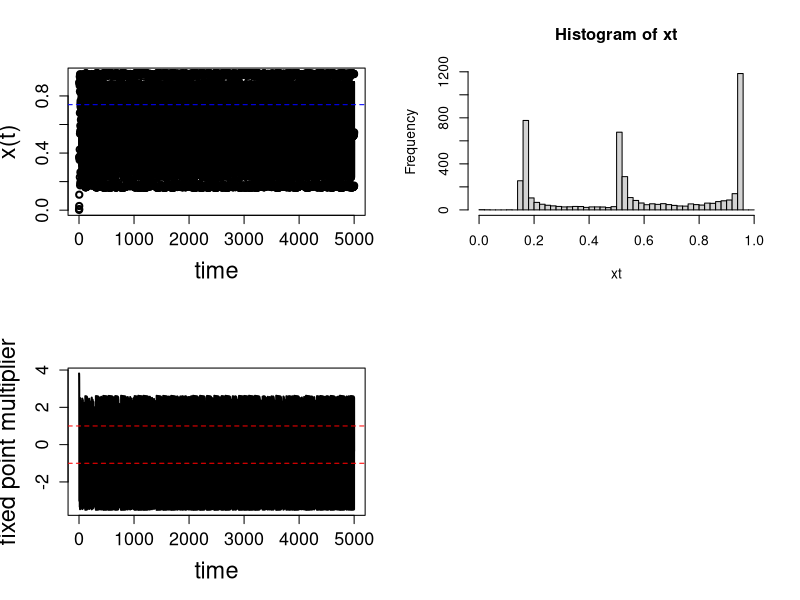
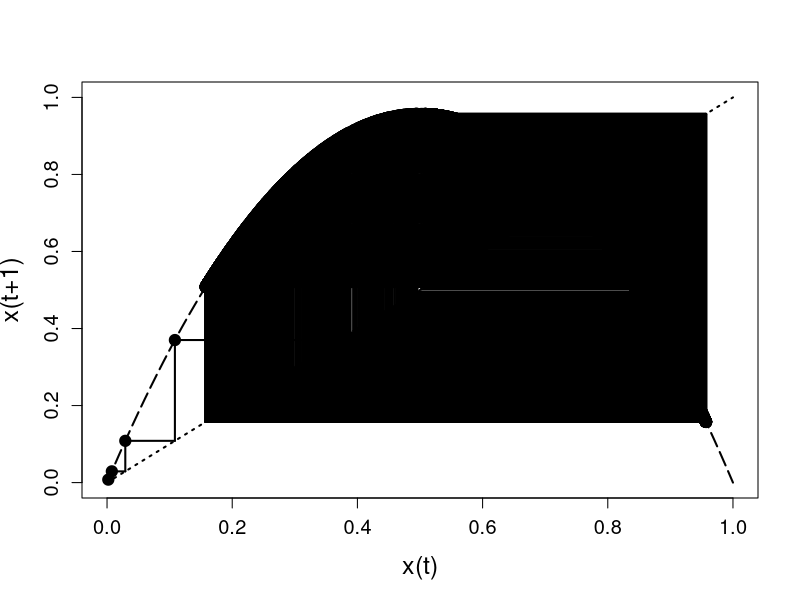
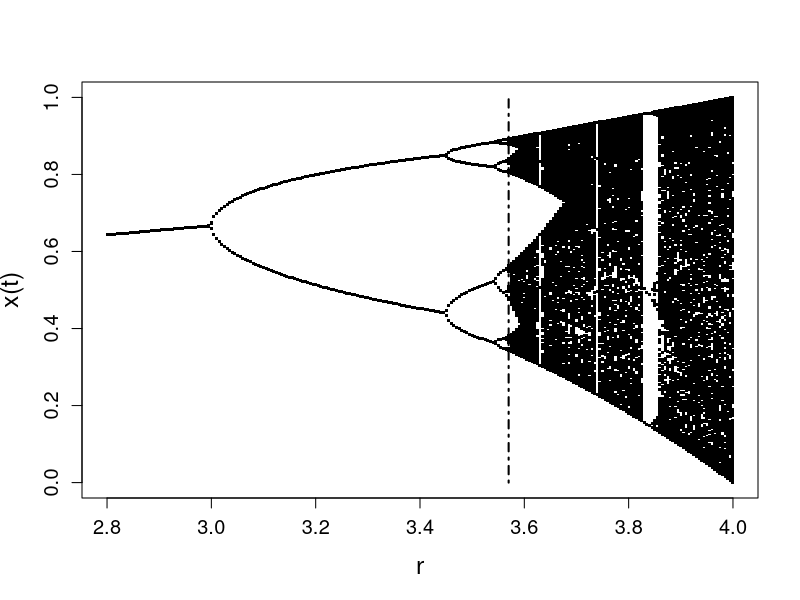
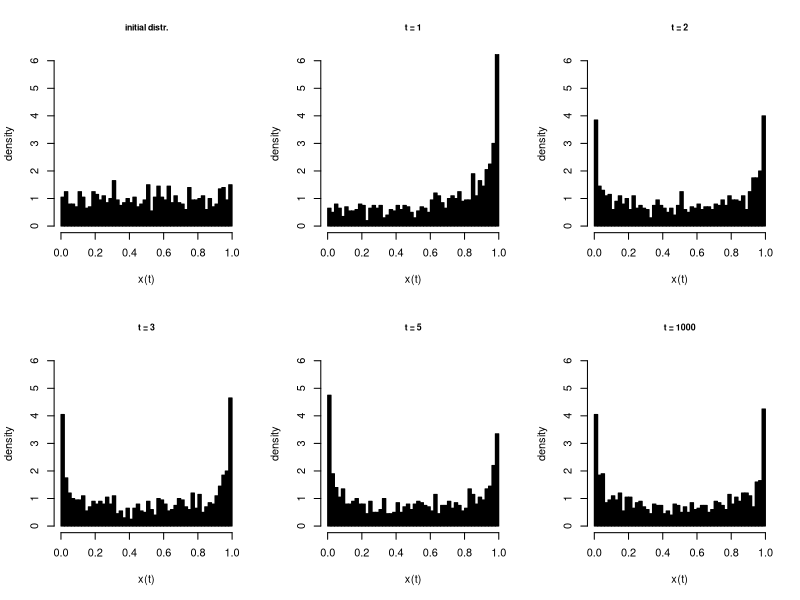
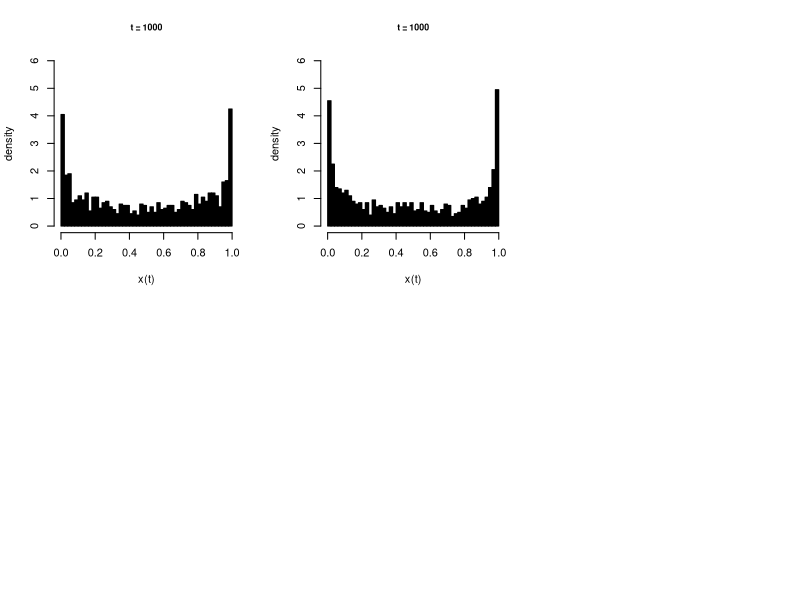

These figures' R source, in order:

packages <- c("dplyr")
purrr::walk(packages, library, character.only = TRUE, warn.conflicts = FALSE)



# ------------------------------------------------------------------------------
# Nonlinear logsitic map:  time series and cobweb plots
# ------------------------------------------------------------------------------


f.x <- function(x, r){
  r * x * (1 - x)
}



# ----------
# function to draw the time plot
f.temp <- function(xinit, nstep, r){
  
  xt <- numeric()
  
  x <- xinit
  
  xt[1] <- x
  
  for(i in 2:nstep){
    
    y <- f.x(x, r)
    
    x <- y
    
    xt[i] <- x
  }
  
#  graphics.off()
  par(mfcol = c(2,2))
  plot(xt, type = "b", xlab = "time", ylab = "x(t)", cex.lab = 1.7, cex.axis = 1.3, lwd = 2)
  eqr <- round((r - 1) / r, 5)
  abline(h = eqr, col = "blue", lty = 2)
  print(paste0("x(t) of equilibrium state, attractor: ", eqr))
  
  
  # fixed point multiplier
  fpm <- r * (1 - 2 * xt)
  plot(fpm, type = "l", xlab = "time", ylab = "fixed point multiplier", cex.lab = 1.7, cex.axis = 1.3, lwd = 2)
  abline(h = c(-1, 1), col = "red", lty = 2)
  
  
  # histogram of the positions x(t)
  hist(xt, breaks = seq(0, 1, by = 0.02))
}




# ----------
# function to draw the cobweb plot
iter <- function(xinit, nstep, r){
  
  x <- xinit
  
  y <- f.x(x, r)
  
  segments(x, 0, x, y, lty = 1, lwd = 2)
  
  for(i in 1:nstep){
    
    points(x, y, pch = 19, cex = 1.5)
    
    segments(x, y, y, y, lty = 1, lwd = 2)
    
    x <- y
    
    y <- f.x(x, r)
    
    segments(x, x, x, y, lty = 1, lwd = 2)
  }
  
}



# ----------
# parameters  and initial conditions
# m = 2 - r, so that the fixed point is stable for 1 < r < 3
# and unstable for 3 < r < 4

# stable fixed point
r <- 2.8


# introduce periodic fixed point attractors
# r <- 3.2
# r <- 3.5
r <- 3.8283


# unstable fixed point
# r <- 4


# r <- 5


# you can chance initial value with very small delta
xinit <- 0.002 + 0.00001

nstep <- 5000



# ----------
f.temp(xinit, nstep, r)



windows()

plot(1, 1, type = "n", xlim = c(0, 1), ylim = c(0, 1), xlab = "x(t)", ylab = "x(t+1)", cex.lab = 1.5, cex.axis = 1.2)

curve(f.x(x, r), from = 0, to = 1, lty = 5, lwd = 2, col = "black", add = T)


segments(0, 0, 1, 1, lty = 3, lwd = 2, col = "black")

iter(xinit, nstep, r)




# ----------
# when r = 4:  trajectories are dependent on initial value.
# slight change of initial values results in very different trajectories,
# but same histograms !! = Beta(0.5, 0.5)


# when = r = 3.8283 and 5000 iterations.
# histogram of x(t) shows 3 distinct peaks appear around x(t) values = 0.163, 0.518, 0.963



# ------------------------------------------------------------------------------
# Nonlinear logsitic map:  bifurcation diagram
#   - shows the mechanism of the period doubling up to the vertical dash-dot line at r = 3.56994
#   - a dynamical system has a bifurcation when a tiny variation of a parameter causes a sudden qualitative change
#     in the system's dynamics.
# ------------------------------------------------------------------------------


# transient
ntrans <- 1000


# r varies from rin to rfin
rin <- 2.8

rfin <- 4


# number of iterations after the transient
n <- 400


# total number of iterations
nt <- ntrans + n


# number of r step
nr <- 241


xinit <- 0.2


( r <- seq(rin, rfin, length = nr) )



graphics.off()
par(mfrow = c(1,1))

plot(0, 0, type = "n", xlim = c(rin, rfin), ylim = c(0, 1), xlab = "r", ylab = "x(t)", cex.lab = 1.5,
     cex.axis = 1.2)


for(i in r){
  x <- xinit
  
  for(j in 1:nt){
    y <- f.x(x, i)
    
    if(j > ntrans) points(i, y, pch = ".", cex = 3)
    
    x <- y
  }
}




r2 <- 3.569944

segments(r2, 0, r2, 1, lty = 4, lwd = 2, col = "black")




# ------------------------------------------------------------------------------
# Nonlinear logsitic map:  M trajectories, initial distritbuion: uniform in (0,1)
# Invariant Density rho(x, x0) = density of points in the interval [x, x + dx] with initial point x0, after n --> inf iterations
# ------------------------------------------------------------------------------


r <- 4


# number of trajectories
M <- 1000


# number of iterations
nstep <- 1000

xt <- numeric()

xiniz0 <- numeric()



# ----------
# to memorize the single trajectory
xens <- matrix(, M, nstep)



# ---------
set.seed(1234)

for(l in 1:M){
  
  # uniform distribution in (0,1)
  xiniz0[l] <- runif(1)
  
  x <- xiniz0[l]
  
  xt[1] <- x
  
  for(i in 1:nstep){
    
    y <- f.x(x, r)
    
    x <- y
    
    xt[i] <- x
    
    xens[l, i] <- xt[i]
  }
}



# ----------
# evolution of the invariant density of the logistic map with r = 4

mstep1 <- 1
mstep2 <- 2
mstep3 <- 3
mstep4 <- 5
mstep5 <- nstep

lbin <- 0.02

graphics.off()

par(mfrow = c(2,3), cex.main = 0.8)

hist(xiniz0, probability = T, xlab = "x(t)", ylab = "density", main = "initial distr.",
     xlim = c(0,1), ylim = c(0, 6), br = seq(0, 1, by = lbin), col = "black", border = "black")

hist(xens[,mstep1], probability = T, xlab = "x(t)", ylab = "density", main = "t = 1",
     xlim = c(0,1), ylim = c(0, 6), br = seq(0, 1, by = lbin), col = "black", border = "black")

hist(xens[,mstep2], probability = T, xlab = "x(t)", ylab = "density", main = "t = 2",
     xlim = c(0,1), ylim = c(0, 6), br = seq(0, 1, by = lbin), col = "black", border = "black")

hist(xens[,mstep3], probability = T, xlab = "x(t)", ylab = "density", main = "t = 3",
     xlim = c(0,1), ylim = c(0, 6), br = seq(0, 1, by = lbin), col = "black", border = "black")

hist(xens[,mstep4], probability = T, xlab = "x(t)", ylab = "density", main = "t = 5",
     xlim = c(0,1), ylim = c(0, 6), br = seq(0, 1, by = lbin), col = "black", border = "black")

hist(xens[,mstep5], probability = T, xlab = "x(t)", ylab = "density", main = paste0("t = ", nstep),
     xlim = c(0,1), ylim = c(0, 6), br = seq(0, 1, by = lbin), col = "black", border = "black")



# ----------
# the property of ergodicity

# 35th step point of 1000 trajectories
hist(xens[,mstep5], probability = T, xlab = "x(t)", ylab = "density", main = paste0("t = ", nstep),
     xlim = c(0,1), ylim = c(0, 6), br = seq(0, 1, by = lbin), col = "black", border = "black")

# 1 trajectory (1000 point)
hist(xens[1,], probability = T, xlab = "x(t)", ylab = "density", main = paste0("t = ", nstep),
     xlim = c(0,1), ylim = c(0, 6), br = seq(0, 1, by = lbin), col = "black", border = "black")



# ------------
# The invariant density describes the stationary behaviour of an ensemble of trajectories with
# different initial conditions.
# It can be derived both from the temporal evolution of a single trajectory and 
# from an ensemble of trajectories considered at fixed instants in time.


# In a chaotic system, we cannot make predictions about a sinngle trajectory
# if we address it from an exclusively deterministic point of view.
# However, if we apply a statistical approach, we can then distinguish regions that are more or less probable,
# so we should observe an ensemble of trajectories with different initial conditions,
# even though we know only one trajectory.

